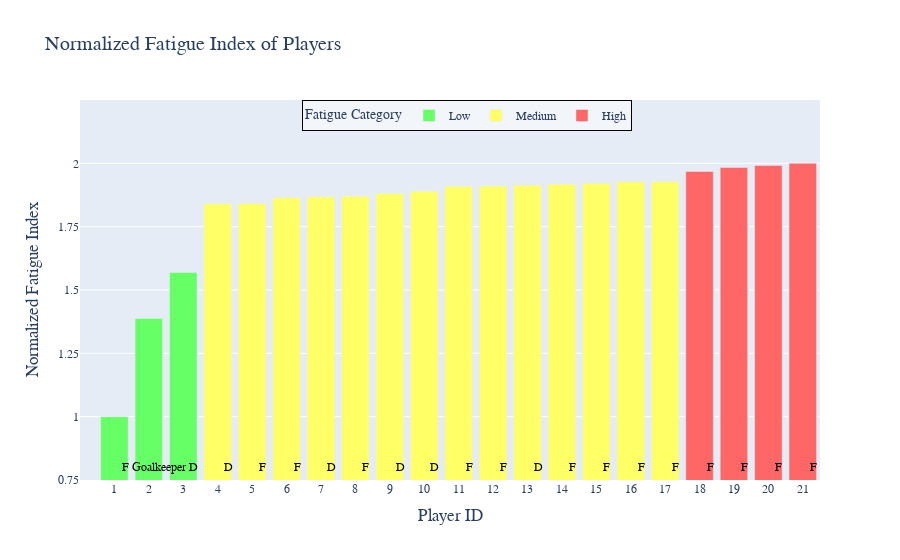

Source (notebook cell):
### Markdown cell above
#### VISUALIZATION OF FATIGUE INDEX FOR EACH PLAYER

### Code cell
import plotly.express as px

# Sort the dataframe by 'Normalized Fatigue Index'
df_imp_lugano_match_sorted = df_imp_lugano_game_sorted.sort_values(
    by="Normalized Fatigue Index"
)

# Reset the 'Player ID' based on this sorted order
df_imp_lugano_game_sorted["Player ID"] = range(1, len(df_imp_lugano_match_sorted) + 1)

# Define a color map for the fatigue categories
color_map = {
    "Low": "#66FF66",  # Darker Green
    "Medium": "#FFFF66",  # Darker Yellow
    "High": "#FF6666",  # Darker Red
}
df_imp_lugano_game_sorted["Color"] = df_imp_lugano_game_sorted["Fatigue Category"].map(
    color_map
)

# Create an interactive bar plot using Plotly
fig = px.bar(
    df_imp_lugano_game_sorted,
    x="Player ID",
    y="Normalized Fatigue Index",
    color="Fatigue Category",
    color_discrete_map=color_map,
    title="Normalized Fatigue Index of Players",
    labels={"Normalized Fatigue Index": "Normalized Fatigue Index"},
    category_orders={"Fatigue Category": ["Low", "Medium", "High"]},
)

# Customize the layout
fig.update_layout(
    xaxis_title="Player ID",
    xaxis_tickvals=df_imp_lugano_game_sorted["Player ID"].tolist(),
    yaxis_title="Normalized Fatigue Index",
    font=dict(family="Arial", size=14),
    legend_title="Fatigue Category",
    legend=dict(
        title_font=dict(size=14),
        font=dict(size=12),
        x=0.30,
        y=1.0,
        bgcolor="rgba(255,255,255,0.5)",
        bordercolor="black",
        borderwidth=1,
        orientation="h",
    ),
    xaxis=dict(tickfont=dict(size=12)),
    yaxis=dict(tickvals=[i * 0.25 + 0.75 for i in range(6)], tickfont=dict(size=12)),
    yaxis_range=[0.75, 2.25],
)

# Add text labels for positions above the x-axis
for index, position in enumerate(df_imp_lugano_game_sorted["Position"]):
    fig.add_annotation(
        text=position,
        x=index,
        xshift=45,
        y=0.8,
        showarrow=False,
        font=dict(size=12, color="black"),
    )

# Show the interactive plot
fig.show()

### Figure 1 — Plotly figure (JSON) as saved in the notebook; plotly's stock layout.template omitted (floating-point values rounded to 4 significant figures)
{"data": [{"alignmentgroup": "True", "hovertemplate": "Fatigue Category=Low<br>Player ID=%{x}<br>Normalized Fatigue Index=%{y}<extra></extra>", "legendgroup": "Low", "marker": {"color": "#66FF66", "pattern": {"shape": ""}}, "name": "Low", "offsetgroup": "Low", "orientation": "v", "showlegend": true, "textposition": "auto", "type": "bar", "x": [1, 2, 3], "xaxis": "x", "y": [1, 1.387, 1.569], "yaxis": "y"}, {"alignmentgroup": "True", "hovertemplate": "Fatigue Category=Medium<br>Player ID=%{x}<br>Normalized Fatigue Index=%{y}<extra></extra>", "legendgroup": "Medium", "marker": {"color": "#FFFF66", "pattern": {"shape": ""}}, "name": "Medium", "offsetgroup": "Medium", "orientation": "v", "showlegend": true, "textposition": "auto", "type": "bar", "x": [4, 5, 6, 7, 8, 9, 10, 11, 12, 13, 14, 15, 16, 17], "xaxis": "x", "y": [1.841, 1.841, 1.865, 1.868, 1.87, 1.881, 1.89, 1.909, 1.91, 1.914, 1.918, 1.921, 1.927, 1.928], "yaxis": "y"}, {"alignmentgroup": "True", "hovertemplate": "Fatigue Category=High<br>Player ID=%{x}<br>Normalized Fatigue Index=%{y}<extra></extra>", "legendgroup": "High", "marker": {"color": "#FF6666", "pattern": {"shape": ""}}, "name": "High", "offsetgroup": "High", "orientation": "v", "showlegend": true, "textposition": "auto", "type": "bar", "x": [18, 19, 20, 21], "xaxis": "x", "y": [1.968, 1.983, 1.991, 2], "yaxis": "y"}], "layout": {"annotations": [{"font": {"color": "black", "size": 12}, "showarrow": false, "text": "F", "x": 0, "xshift": 45, "y": 0.8}, {"font": {"color": "black", "size": 12}, "showarrow": false, "text": "Goalkeeper", "x": 1, "xshift": 45, "y": 0.8}, {"font": {"color": "black", "size": 12}, "showarrow": false, "text": "D", "x": 2, "xshift": 45, "y": 0.8}, {"font": {"color": "black", "size": 12}, "showarrow": false, "text": "D", "x": 3, "xshift": 45, "y": 0.8}, {"font": {"color": "black", "size": 12}, "showarrow": false, "text": "F", "x": 4, "xshift": 45, "y": 0.8}, {"font": {"color": "black", "size": 12}, "showarrow": false, "text": "F", "x": 5, "xshift": 45, "y": 0.8}, {"font": {"color": "black", "size": 12}, "showarrow": false, "text": "D", "x": 6, "xshift": 45, "y": 0.8}, {"font": {"color": "black", "size": 12}, "showarrow": false, "text": "F", "x": 7, "xshift": 45, "y": 0.8}, {"font": {"color": "black", "size": 12}, "showarrow": false, "text": "D", "x": 8, "xshift": 45, "y": 0.8}, {"font": {"color": "black", "size": 12}, "showarrow": false, "text": "D", "x": 9, "xshift": 45, "y": 0.8}, {"font": {"color": "black", "size": 12}, "showarrow": false, "text": "F", "x": 10, "xshift": 45, "y": 0.8}, {"font": {"color": "black", "size": 12}, "showarrow": false, "text": "F", "x": 11, "xshift": 45, "y": 0.8}, {"font": {"color": "black", "size": 12}, "showarrow": false, "text": "D", "x": 12, "xshift": 45, "y": 0.8}, {"font": {"color": "black", "size": 12}, "showarrow": false, "text": "F", "x": 13, "xshift": 45, "y": 0.8}, {"font": {"color": "black", "size": 12}, "showarrow": false, "text": "F", "x": 14, "xshift": 45, "y": 0.8}, {"font": {"color": "black", "size": 12}, "showarrow": false, "text": "F", "x": 15, "xshift": 45, "y": 0.8}, {"font": {"color": "black", "size": 12}, "showarrow": false, "text": "F", "x": 16, "xshift": 45, "y": 0.8}, {"font": {"color": "black", "size": 12}, "showarrow": false, "text": "F", "x": 17, "xshift": 45, "y": 0.8}, {"font": {"color": "black", "size": 12}, "showarrow": false, "text": "F", "x": 18, "xshift": 45, "y": 0.8}, {"font": {"color": "black", "size": 12}, "showarrow": false, "text": "F", "x": 19, "xshift": 45, "y": 0.8}, {"font": {"color": "black", "size": 12}, "showarrow": false, "text": "F", "x": 20, "xshift": 45, "y": 0.8}], "barmode": "relative", "font": {"family": "Arial", "size": 14}, "legend": {"bgcolor": "rgba(255,255,255,0.5)", "bordercolor": "black", "borderwidth": 1, "font": {"size": 12}, "orientation": "h", "title": {"font": {"size": 14}, "text": "Fatigue Category"}, "tracegroupgap": 0, "x": 0.3, "y": 1}, "title": {"text": "Normalized Fatigue Index of Players"}, "xaxis": {"anchor": "y", "domain": [0, 1], "tickfont": {"size": 12}, "tickvals": [1, 2, 3, 4, 5, 6, 7, 8, 9, 10, 11, 12, 13, 14, 15, 16, 17, 18, 19, 20, 21], "title": {"text": "Player ID"}}, "yaxis": {"anchor": "x", "domain": [0, 1], "range": [0.75, 2.25], "tickfont": {"size": 12}, "tickvals": [0.75, 1, 1.25, 1.5, 1.75, 2], "title": {"text": "Normalized Fatigue Index"}}}}
